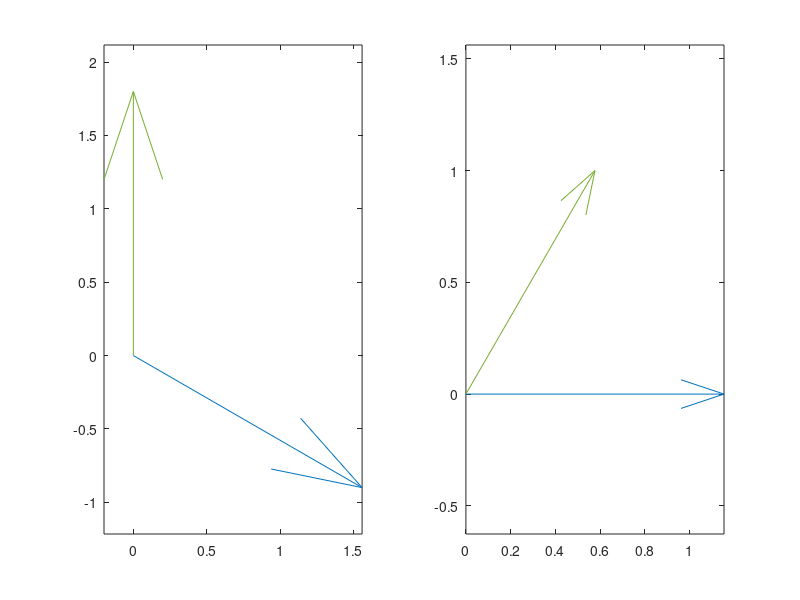

Here is the MATLAB script that generated this plot:
% clear variables
% close all
% clc

wahl = 4;

a = 0.318;

switch wahl
    case 1
        a1 = a / 2 * [ 1 , sqrt(3) , 0 ];
        a2 = a / 2 * [ 1 , -sqrt(3) , 0 ];
    case 2
        a1 = a / 2 * [ 1 , sqrt(3) , 0 ];
        a2 = a / 2 * [ -1 , sqrt(3) , 0 ];
    case 3
        a1 = a / 2 * [ 2 , 0 , 0 ];
        a2 = a / 2 * [ -1 , sqrt(3) , 0 ];
        
        
    case 4
        a1 = a / 2 * [ sqrt(3) , -1 , 0 ];
        a2 = a / 2 * [ 0 , 2 , 0 ];
        
        
    case 5
        a1 = a / 2 * [ sqrt(3) , 1 , 0 ];
        a2 = a / 2 * [ 0 , 2 , 0 ];
end


a3 = [ 0 , 0 , 1 ];

V = dot( a1 , cross( a2 , a3 ) );

b1 = 2 * pi * cross( a2 , a3 ) / V;
b2 = 2 * pi * cross( a3 , a1 ) / V;

a1n = a1 / (a/2);
a2n = a2 / (a/2);

figure
subplot(1,2,1)
quiver(0,0,a1n(1),a1n(2))
hold on
quiver(0,0,a2n(1),a2n(2))

axis equal

b1n = b1 / (2*pi/a);
b2n = b2 / (2*pi/a);

subplot(1,2,2)
quiver(0,0,b1n(1),b1n(2),'MaxHeadSize',0.1,'AutoScaleFactor',0.89,'AutoScale','off')
hold on
quiver(0,0,b2n(1),b2n(2),'MaxHeadSize',0.1,'AutoScaleFactor',0.89,'AutoScale','off')
ee = max( abs( b1 ) ) + 0.1;
% axis([-ee ee -ee ee])


% quiver(0,0,-b1(1),-b1(2))
% quiver(0,0,-b2(1),-b2(2))
% 
% if norm( b1 + b2 ) < norm( b1 - b2 )
%     quiver(0,0,b1(1)+b2(1),b1(2)+b2(2))
%     quiver(0,0,-b1(1)-b2(1),-b1(2)-b2(2))
% else
%     quiver(0,0,b1(1)-b2(1),b1(2)-b2(2))
%     quiver(0,0,-b1(1)+b2(1),-b1(2)+b2(2))    
% end



axis equal

%%
% % Generate hexagonal grid
% Rad3Over2 = sqrt(3) / 2;
% [X Y] = meshgrid(0:1:41);
% n = size(X,1);
% X = Rad3Over2 * X;
% Y = Y + repmat([0 0.5],[n,n/2]);
% 
% % Plot the hexagonal mesh, including cell borders
% [XV YV] = voronoi(X(:),Y(:)); plot(XV,YV,'k-')
% axis equal, axis([10 20 10 20]), zoom on










